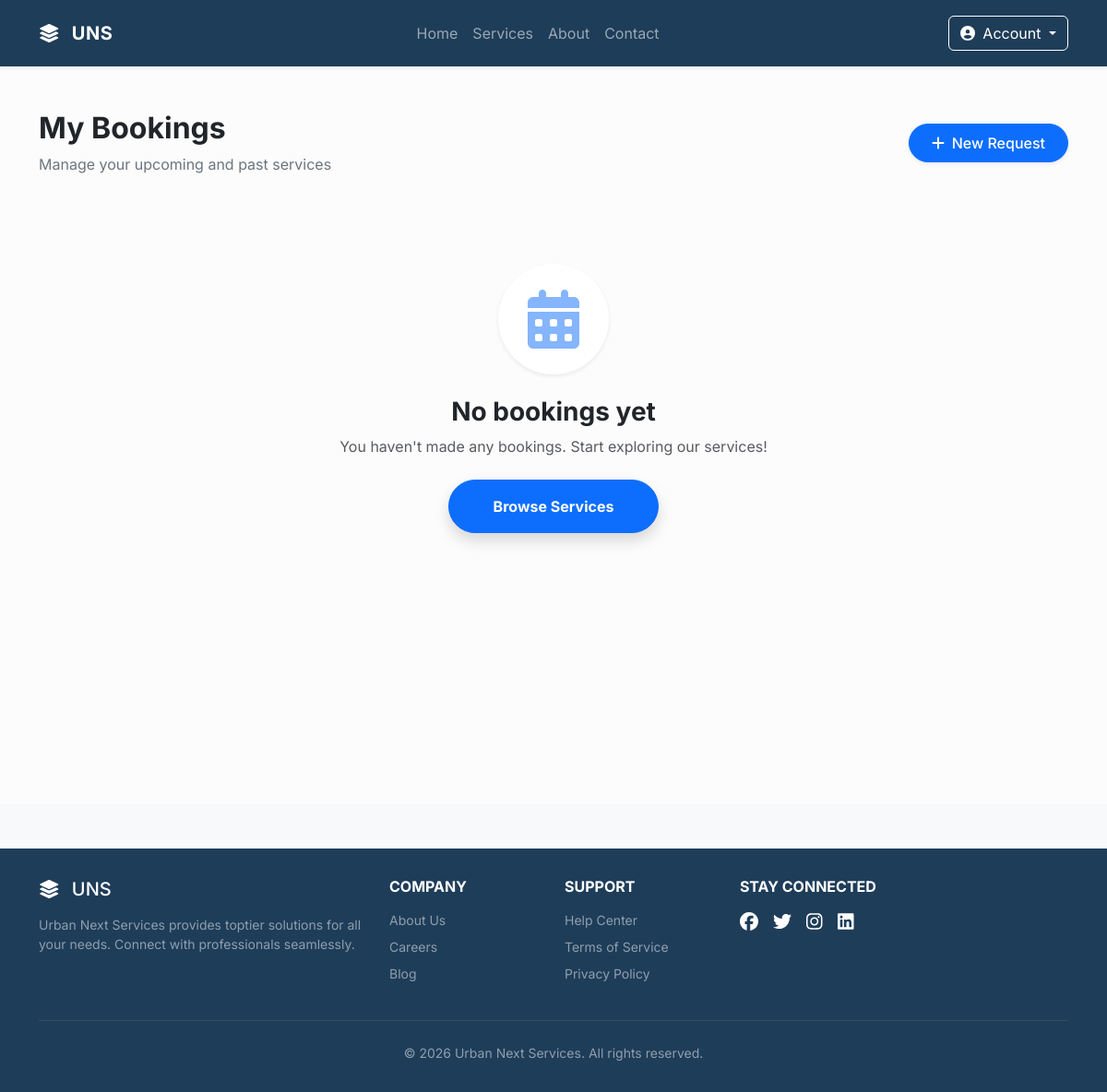
The app's page /bookings/my_bookings/ (signed in), older data.
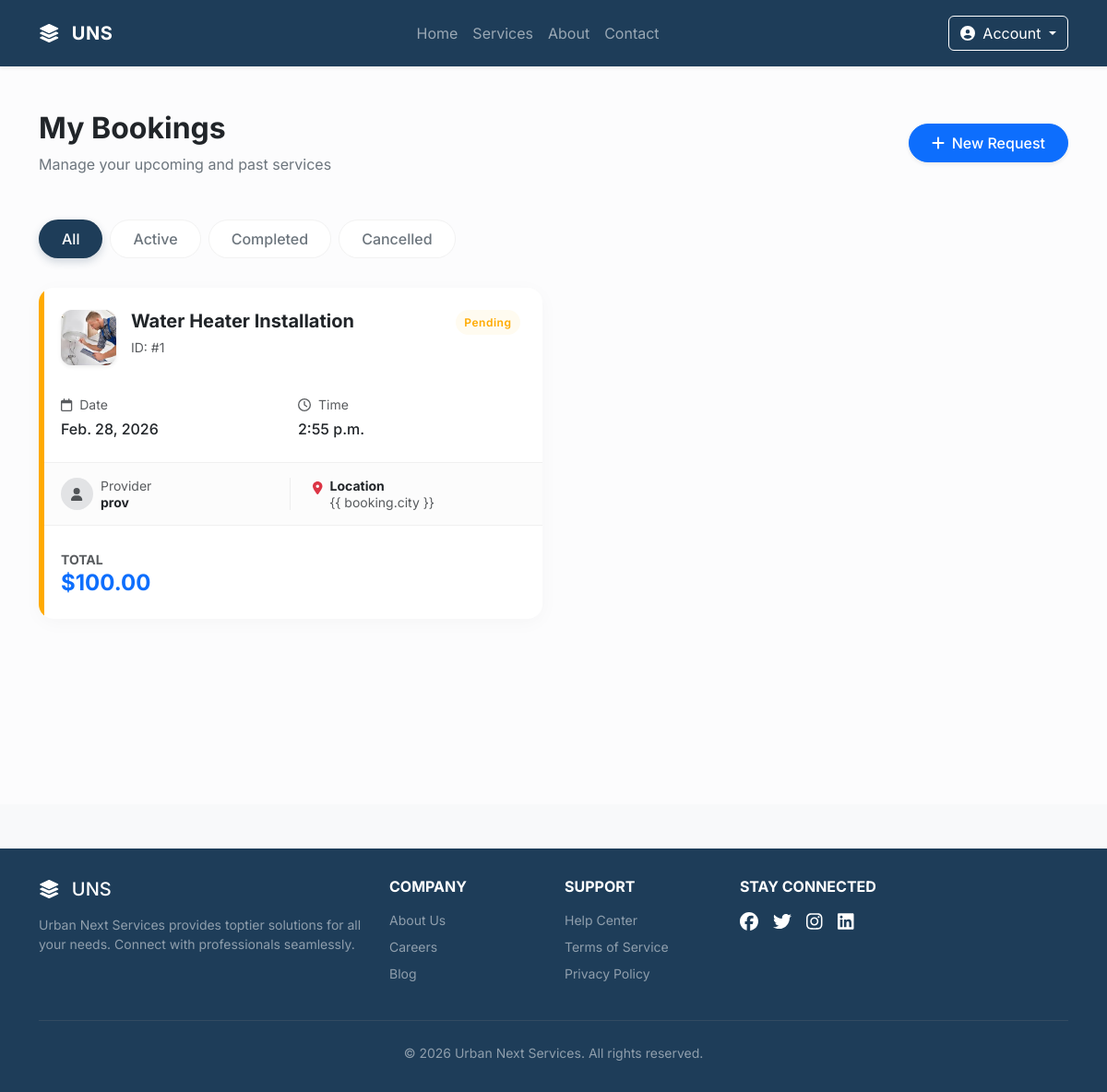
The same page, newer data.
### bookings/models.py (models this page shows, shortened)
class Booking(models.Model):
    STATUS_CHOICES = (
        ('PENDING', 'Pending'),
        ('ACCEPTED', 'Accepted'),
        ('REJECTED', 'Rejected'),
        ('COMPLETED', 'Completed'),
        ('CANCELLED', 'Cancelled'),
    )
    customer = models.ForeignKey(User, on_delete=models.CASCADE, related_name="customer_bookings")
    provider = models.ForeignKey(ProviderProfile, on_delete=models.CASCADE, related_name="provider_bookings")
    service = models.ForeignKey(Service, on_delete=models.CASCADE)
    city = models.CharField(max_length=100)
    service_address = models.TextField()
    booking_date = models.DateField()
    booking_time = models.TimeField()
    price = models.DecimalField(max_digits=8, decimal_places=2)
    status = models.CharField(max_length=20, choices=STATUS_CHOICES, default='PENDING')
    created_at = models.DateTimeField(auto_now_add=True)

### services/models.py (models this page shows, shortened)
class Service(models.Model):
    category = models.ForeignKey(ServiceType, on_delete=models.CASCADE, related_name="services")
    image = models.ImageField(upload_to="service_images/", null=True, blank=True)
    icon = models.ImageField(upload_to="service_icons/", null=True, blank=True)
    name = models.CharField(max_length=150)
    description = models.TextField()
    base_price = models.DecimalField(max_digits=8, decimal_places=2)
    estimated_duration_minutes = models.IntegerField()
    is_active = models.BooleanField(default=True)

### accounts/models.py (models this page shows, shortened)
class ProviderProfile(models.Model):
    user = models.OneToOneField(User, on_delete=models.CASCADE)
    profile_picture = models.ImageField(upload_to="profile_pictures/", null=True, blank=True)
    experience_years = models.IntegerField(default=0)
    bio = models.TextField(blank=True)
    service_radius_km = models.IntegerField(default=10)
    is_available = models.BooleanField(default=True)
    is_approved = models.BooleanField(default=False)
    rating = models.FloatField(default=0)
    total_jobs = models.IntegerField(default=0)
    created_at = models.DateTimeField(auto_now_add=True)

class User(models.Model):
    ROLE_CHOICES = (
        ('CUSTOMER', 'Customer'),
        ('PROVIDER', 'Provider'),
    )
    username = models.CharField(max_length=120)
    email = models.EmailField(unique=True)
    password = models.CharField(max_length=255)  # store hashed password
    phone = models.IntegerField()
    role = models.CharField(max_length=20, choices=ROLE_CHOICES, default='CUSTOMER')
    first_name = models.CharField(max_length=100, blank=True, null=True)
    last_name = models.CharField(max_length=100, blank=True, null=True)
    city = models.CharField(max_length=100, blank=True, null=True)
    address = models.TextField(blank=True, null=True)
    is_active = models.BooleanField(default=True)
    is_verified = models.BooleanField(default=False)
    created_at = models.DateTimeField(auto_now_add=True)

### bookings/views.py (the view)
# urls.py: path('my_bookings/', views.my_bookings, name='my_bookings'),
def my_bookings(request):
    user_id = request.session.get('user_id')
    if not user_id:
        return redirect('login')
    user = get_object_or_404(User, id=user_id)
    bookings = Booking.objects.filter(customer=user).select_related(
        'service',
        'provider',
        'provider__user'
    ).order_by('-created_at')
    context = {
        'bookings': bookings,
    }
    return render(request, 'bookings/my_bookings.html', context)

### bookings/templates/bookings/my_bookings.html (shortened to what the changed rows need)
{% extends 'base.html' %}
{% load static %}
{% block content %}
<div class="bg-light-subtle min-vh-100" style="background-color: #f3f5f9;">
    <div class="container py-5">
        <div class="row align-items-center mb-5">
            <div class="col-md-7">
                <h2 class="fw-bold text-dark mb-2">My Bookings</h2>
            </div>
        </div>
        {% if bookings %}
        <div class="d-flex justify-content-center justify-content-md-start mb-4">
            <ul class="nav nav-pills" id="bookingTabs" role="tablist">
                <li class="nav-item">
                    <button class="nav-link active" onclick="filterBookings('all', this)">All</button>
                </li>
                <li class="nav-item">
                    <button class="nav-link" onclick="filterBookings('active', this)">Active</button>
                </li>
                <li class="nav-item">
                    <button class="nav-link" onclick="filterBookings('completed', this)">Completed</button>
                </li>
                <li class="nav-item">
                    <button class="nav-link" onclick="filterBookings('cancelled', this)">Cancelled</button>
                </li>
            </ul>
        </div>
        <div class="row g-4" id="bookingsContainer">
            {% for booking in bookings %}
            <div class="col-lg-6 booking-item" data-status="{{ booking.status }}"
                data-category="{% if booking.status == 'PENDING' or booking.status == 'ACCEPTED' %}active{% elif booking.status == 'COMPLETED' %}completed{% else %}cancelled{% endif %}">
                <div class="booking-card pl-3">
                    <div class="card-status-strip status-{{ booking.status }}"></div>
                    <div class="p-4">
                        <div class="d-flex justify-content-between align-items-start mb-3">
                            <div class="d-flex">
                                {% if booking.service.icon %}
                                <img src="{{ booking.service.icon.url }}" class="service-icon-box shadow-sm"
                                    alt="Service">
                                {% else %}
                                <div class="service-icon-box shadow-sm text-primary">
                                    <i class="fa-solid fa-layer-group fa-lg"></i>
                                </div>
                                {% endif %}
                                <div class="ms-3">
                                    <h5 class="fw-bold text-dark mb-1">{{ booking.service.name }}</h5>
                                    <span class="text-muted small">ID: #{{ booking.id }}</span>
                                </div>
                            </div>
                            <span class="badge-status badge-{{ booking.status }}">
                                {{ booking.get_status_display }}
                            </span>
                        </div>
                        <div class="row g-3 mt-2">
                            <div class="col-6">
                                <div class="d-flex align-items-center text-muted small mb-1">
                                    <i class="fa-regular fa-calendar me-2"></i> Date
                                </div>
                                <div class="fw-medium text-dark">{{ booking.booking_date }}</div>
                            </div>
                            <div class="col-6">
                                <div class="d-flex align-items-center text-muted small mb-1">
                                    <i class="fa-regular fa-clock me-2"></i> Time
                                </div>
                                <div class="fw-medium text-dark">{{ booking.booking_time }}</div>
                            </div>
                        </div>
                    </div>
                    <div class="provider-section px-4 py-3">
                        <div class="row align-items-center">
                            <div class="col-md-6 border-end-md">
                                <div class="d-flex align-items-center">
                                    {% if booking.provider.profile_picture %}
                                    <img src="{{ booking.provider.profile_picture.url }}"
                                        class="rounded-circle border border-white shadow-sm me-2"
                                        style="width: 35px; height: 35px; object-fit: cover;">
                                    {% else %}
                                    <div class="rounded-circle bg-secondary-subtle d-flex align-items-center justify-content-center me-2"
                                        style="width: 35px; height: 35px;">
                                        <i class="fa-solid fa-user text-muted small"></i>
                                    </div>
                                    {% endif %}
                                    <div class="lh-sm">
                                        <div class="small text-muted">Provider</div>
                                        <div class="fw-bold text-dark small">{{ booking.provider.user.username }}</div>
                                    </div>
                                </div>
                            </div>
                            <div class="col-md-6 mt-3 mt-md-0 ps-md-4">
                                <div class="d-flex align-items-start">
                                    <i class="fa-solid fa-location-dot text-danger me-2 mt-1 small"></i>
                                    <div class="lh-sm">
                                        <div class="small fw-bold text-dark">Location</div>
                                        <div class="small text-muted text-truncate" style="max-width: 150px;">{{
                                            booking.city }}</div>
                                    </div>
                                </div>
                            </div>
                        </div>
                    </div>
                    <div class="p-4 d-flex justify-content-between align-items-center">
                        <div>
                            <span class="text-muted small text-uppercase fw-bold">Total</span>
                            <div class="h4 fw-bold text-primary mb-0">${{ booking.price }}</div>
                        </div>
                    </div>
                </div>
            </div>
            {% endfor %}
        </div>
        {% else %}
        <div class="text-center py-5">
            <div class="bg-white rounded-circle shadow-sm d-inline-flex align-items-center justify-content-center mb-4"
                style="width: 120px; height: 120px;">
                <i class="fa-solid fa-calendar-days fa-4x text-primary opacity-50"></i>
            </div>
            <h3 class="fw-bold text-dark">No bookings yet</h3>
            <p class="text-muted mb-4">You haven't made any bookings. Start exploring our services!</p>
            <a href="{% url 'services:services_list' %}"
                class="btn btn-primary rounded-pill px-5 py-3 fw-bold shadow hover-card">
                Browse Services
            </a>
        </div>
        {% endif %}
    </div>
</div>
{% endblock %}

Row changes from the older to the newer data that the page shows:
added Booking: service.icon (picture), service.name "Water Heater Installation", id "1", status "Pending", booking_date "Feb. 28, 2026", booking_time "2:55 p.m.", provider.user.username "prov", price "100.00"
Text that changed along with them:
text no longer shown: "No bookings yet You haven't made any bookings. Start exploring our services! Browse Services"
text now shown: "All Active Completed Cancelled"
